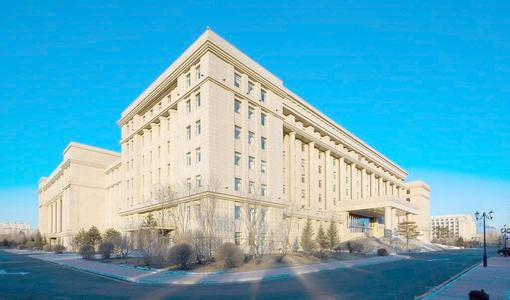
#> input picture datas/images/building.jpg, 510 x 300 px
$ python grapcut.py
#> lines starting #> are read from the running program, lines starting #| are printed output that depends on the picture
# -*- coding: utf-8 -*-
"""
图像分割
"""

import numpy as np
import cv2
from matplotlib import pyplot as plt

img = cv2.imread('../../../datas/images/building.jpg')
#> img is the input picture: shape (300, 510, 3); mean B, G, R 195.2, 173.6, 99.7
mask = np.zeros(img.shape[:2],np.uint8)
# 背景模型
bgdModel = np.zeros((1,65),np.float64)
# 前景模型
fgdModel = np.zeros((1,65),np.float64)

rect = (50,50,450,290)
# 使用grabCut算法
cv2.grabCut(img,mask,rect,bgdModel,fgdModel,5,cv2.GC_INIT_WITH_RECT)

mask2 = np.where((mask==2)|(mask==0),0,1).astype('uint8')
img = img*mask2[:,:,np.newaxis]
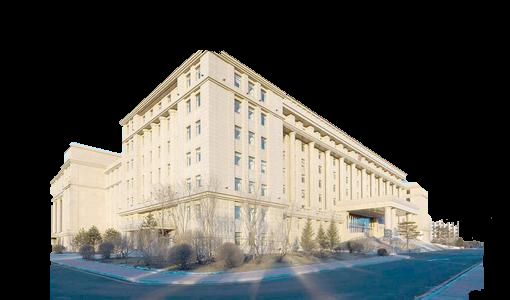
#> img: shape (300, 510, 3); mean B, G, R 77, 81.9, 82.3

plt.imshow(img),plt.colorbar()

plt.show()
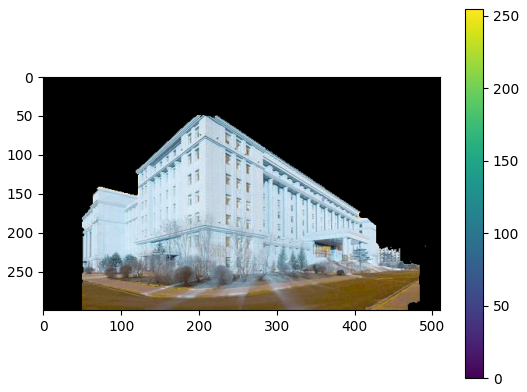
#> figure drawn by matplotlib, 2 panels; B, G, R data is drawn as R, G, B

$ run again, with datas/images/apple-template.jpg copied over datas/images/building.jpg
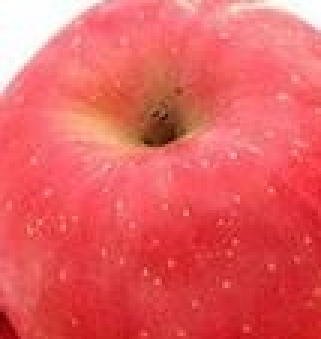
#> input picture datas/images/apple-template.jpg, 107 x 113 px (shown 3 times larger)
#> img is the input picture: shape (113, 107, 3); mean B, G, R 96, 94.3, 231.5
#> `img = img*mask2[:,:,np.newaxis]`:
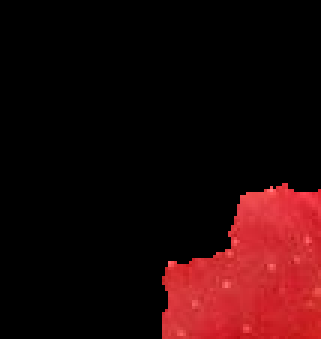
#> img: shape (113, 107, 3) (shown 3 times larger); mean B, G, R 8.9, 8, 36.2
#> `plt.show()`:
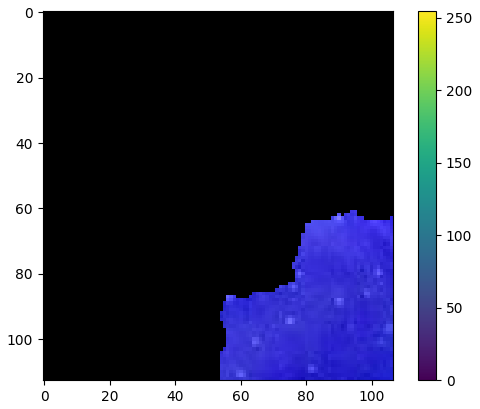
#> figure drawn by matplotlib, 2 panels; B, G, R data is drawn as R, G, B

$ run again, with datas/images/apple.jpg copied over datas/images/building.jpg
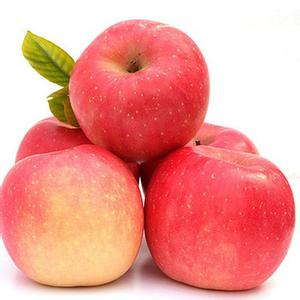
#> input picture datas/images/apple.jpg, 300 x 300 px
#> img is the input picture: shape (300, 300, 3); mean B, G, R 148.2, 155.9, 237.9
#> `img = img*mask2[:,:,np.newaxis]`:
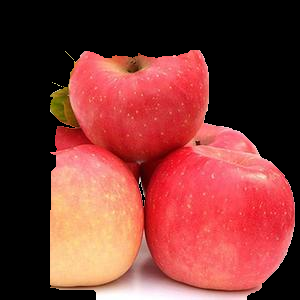
#> img: shape (300, 300, 3); mean B, G, R 52, 56.3, 125.1
#> `plt.show()`:
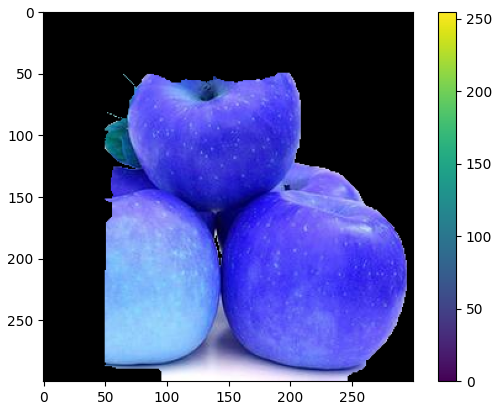
#> figure drawn by matplotlib, 2 panels; B, G, R data is drawn as R, G, B
